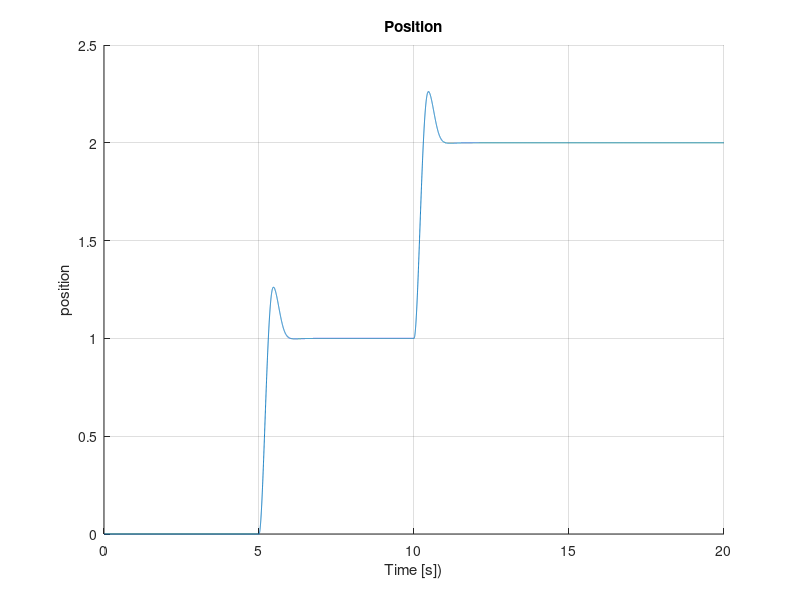
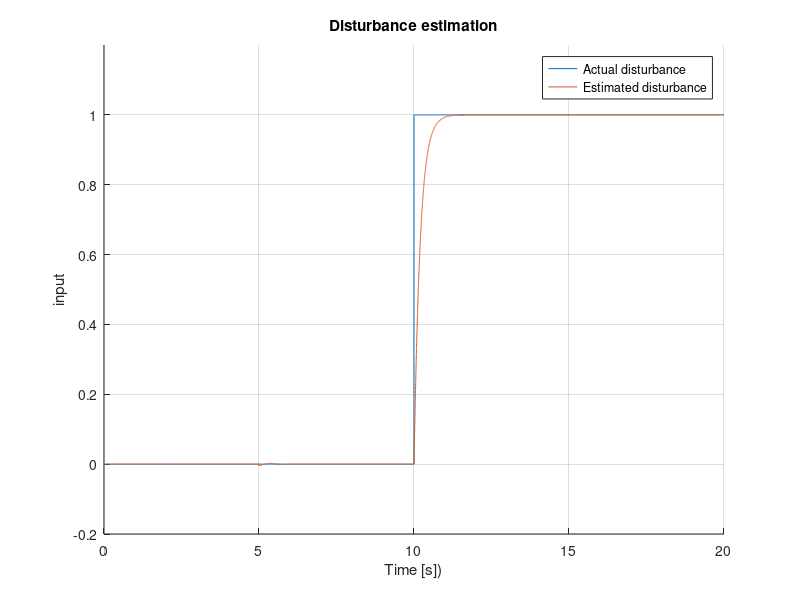

Source code (MATLAB) for these figures, in order:

clear
clc
close all

Ts=1e-3; % Sampling time 1ms
Tsim=20; % Simulation time 20s
t=0:Ts:Tsim-1*Ts;
N=Tsim/Ts;

% All model are continuous model

% Plant matrix without nonlinear element tanh()
A=[0 1
   -50 -4.0];
B=[0
   50];
C=[1 0];
D=0;

% Disturbance input matrix
Bd=[0
   50];

% Initialize of plant state variable
dotx(1:2,1:N)=0;
x(1:2,1:N)=0;

% Observer matrix without nonlinear element tanh()
Aob=[0 1
   -50 -4.0]
Bob=[0
   50]
Cob=[1 0]
g1=Bob;
g2=Bob;

% Initialize of observer state variable
dotz(1:1,1:N)=0;
z(1:1,1:N)=0;

% Feedback gain L
Lob=[0 5]*0.02

% Estimated disturbance
dhat(1:1,1:N)=0;

% Difinition of plant input at 5s 
u(1:N/4)   = 0;
u(N/4+1:N) = 1;

% Difinition of disturbance input at 10s 
d(1:N/2)   = 0;
d(N/2+1:N) = 1*1;

% Simulation
for i=1:N-1
    % Caluculation of observer and estimation of disturbance
    fx=A*x(:,i)+[0;-5*tanh(2*x(2,i))];
    px=Lob*x(:,i);
    dotz(1,i+1)=-Lob*g2*z(:,i)-Lob*(g2*px+fx+g1*u(i));
    z(:,i+1)=z(:,i)+dotz(:,i+1)*Ts;
    dhat(:,i+1) = z(:,i+1)+px;
    
    % Caluculation of plant
    dotx(:,i+1)=A*x(:,i)+[0;-5*tanh(2*x(2,i))]+B*u(i)+Bd*d(i);
    x(:,i+1)=x(:,i)+dotx(:,i+1)*Ts;
    
end


% Plot data
figure
hold on
grid on
plot(t,x(1,:)) % position
xlabel('Time [s])')
ylabel('position')
title('Position');

figure
hold on
grid on
plot(t,d) % Actual disturbance
plot(t,dhat) % Estimated disturbance
xlabel('Time [s])')
ylabel('input')
title('Disturbance estimation');
legend('Actual disturbance', 'Estimated disturbance')
ylim([-0.2 1.2])













